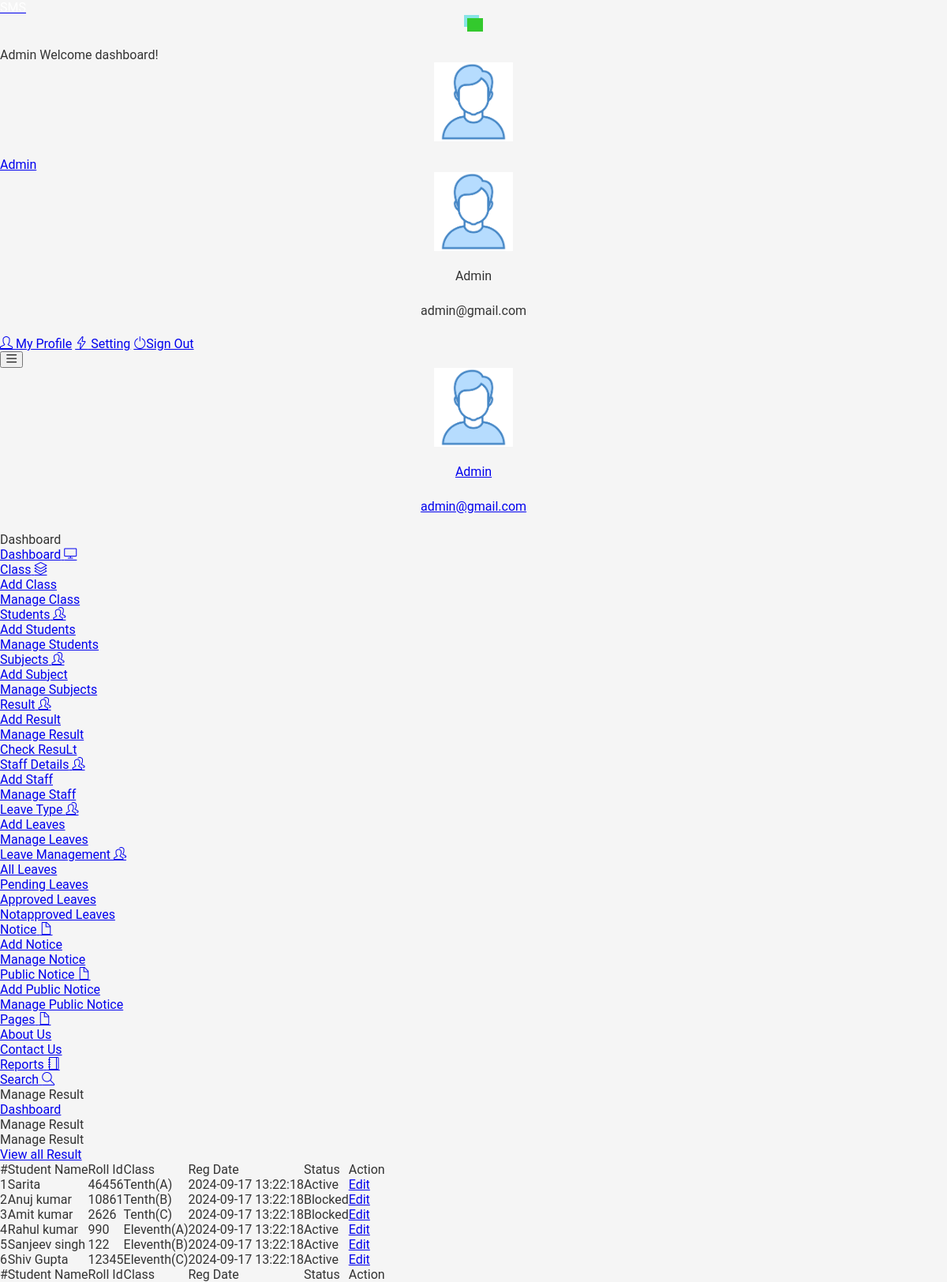
Screenshot of /studentms/admin/manage-results.php (signed in) with the database file from the repository.
### tables this page shows
CREATE TABLE IF NOT EXISTS `tblstudent` (
  `StudentId` int NOT NULL AUTO_INCREMENT,
  `StudentName` varchar(200) DEFAULT NULL,
  `StudentEmail` varchar(200) DEFAULT NULL,
  `StudentClass` varchar(100) DEFAULT NULL,
  `RollId` varchar(100) DEFAULT NULL,
  `ClassId` int NOT NULL,
  `Gender` varchar(50) DEFAULT NULL,
  `DOB` date DEFAULT NULL,
  `StuID` varchar(200) DEFAULT NULL,
  `FatherName` mediumtext,
  `MotherName` mediumtext,
  `ContactNumber` bigint DEFAULT NULL,
  `AltenateNumber` bigint DEFAULT NULL,
  `Address` mediumtext,
  `UserName` varchar(200) DEFAULT NULL,
  `Password` varchar(200) DEFAULT NULL,
  `Image` varchar(200) DEFAULT NULL,
  `RegDate` timestamp NOT NULL DEFAULT CURRENT_TIMESTAMP,
  `DateofAdmission` timestamp NULL DEFAULT CURRENT_TIMESTAMP,
  `Status` int DEFAULT NULL,
  PRIMARY KEY (`StudentId`)
);

### studentms/admin/manage-results.php (the view, shortened to what the rows shown need)
<?php
include('includes/dbconnection.php');
if(strlen($_SESSION['sturecmsaid'])==0)
    {
    header("Location: index.php");
    }
    else{
?>
<!DOCTYPE html>
<html lang="en">
    <head>
    <link rel="stylesheet" href="vendors/simple-line-icons/css/simple-line-icons.css">
    <link rel="stylesheet" href="vendors/flag-icon-css/css/flag-icon.min.css">
    <link rel="stylesheet" href="vendors/css/vendor.bundle.base.css">
    <link rel="stylesheet" href="./vendors/daterangepicker/daterangepicker.css">
    <link rel="stylesheet" href="./vendors/chartist/chartist.min.css">
    <link rel="stylesheet" href="./css/style.css">
    </head>
    <body>
    <div class="container-scroller">
     <?php include_once('includes/header.php');?>
      <div class="container-fluid page-body-wrapper">
        <?php include_once('includes/sidebar.php');?>
        <div class="main-panel">
          <div class="content-wrapper">
            <div class="row">
              <div class="col-md-12 grid-margin stretch-card">
                <div class="card">
                  <div class="card-body">
                                        <div class="table-responsive border rounded p-1">
                                        <table class="table">
                                                    <thead>
                                                        <tr>
                                                            <th class="font-weight-bold">#</th>
                                                            <th class="font-weight-bold">Student Name</th>
                                                            <th class="font-weight-bold">Roll Id</th>
                                                            <th class="font-weight-bold">Class</th>
                                                            <th class="font-weight-bold">Reg Date</th>
                                                            <th class="font-weight-bold">Status</th>
                                                            <th class="font-weight-bold">Action</th>
                                                        </tr>
                                                    </thead>
                                                    <tfoot>
                                                        <tr>
                                                          <th class="font-weight-bold">#</th>
                                                            <th class="font-weight-bold">Student Name</th>
                                                            <th class="font-weight-bold">Roll Id</th>
                                                            <th class="font-weight-bold">Class</th>
                                                            <th class="font-weight-bold">Reg Date</th>
                                                            <th class="font-weight-bold">Status</th>
                                                            <th class="font-weight-bold">Action</th>
                                                        </tr>
                                                    </tfoot>
                                                    <tbody>
<?php $sql = "SELECT  distinct tblstudent.StudentName,tblstudent.RollId,tblstudent.RegDate,tblstudent.StudentId ,tblstudent.Status,tblclass.ClassName,tblclass.Section from tblresult join tblstudent on tblstudent.StudentId =tblresult.StudentId  join tblclass on tblclass.id=tblresult.ClassId";
$query = $dbh->prepare($sql);
$query->execute();
$results=$query->fetchAll(PDO::FETCH_OBJ);
$cnt=1;
if($query->rowCount() > 0)
{
foreach($results as $result)
{   ?>
<tr>
 <td><?php echo htmlentities($cnt);?></td>
                                                            <td><?php echo htmlentities($result->StudentName);?></td>
                                                            <td><?php echo htmlentities($result->RollId);?></td>
                                                            <td><?php echo htmlentities($result->ClassName);?>(<?php echo htmlentities($result->Section);?>)</td>
                                                            <td><?php echo htmlentities($result->RegDate);?></td>
                                                             <td><?php if($result->Status==1){
echo htmlentities('Active');
}
else{
   echo htmlentities('Blocked');
}
                                                                ?></td>
<td>
<a href="edit-result.php?stid=<?php echo htmlentities($result->StudentId);?>" class="btn btn-primary btn-xs">Edit</a>
</td>
</tr>
<?php $cnt=$cnt+1;}} ?>
                                                    </tbody>
                                                </table>
                                            </div>
                                        </div>
                                    </div>
                                                </div>
                                            </div>
                                        </div>
                                    </div>
                                </div>
                            </div>
    </body>
</html>
<?php } ?>

### studentms/admin/includes/header.php (shortened to what the rows shown need)
 <nav class="navbar default-layout-navbar col-lg-12 col-12 p-0 fixed-top d-flex flex-row">
        </div><?php
         $aid= $_SESSION['sturecmsaid'];
$sql="SELECT * from tbladmin where id=:aid";
$query = $dbh -> prepare($sql);
$query->bindParam(':aid',$aid,PDO::PARAM_STR);
$query->execute();
$results=$query->fetchAll(PDO::FETCH_OBJ);
$cnt=1;
if($query->rowCount() > 0)
{
foreach($results as $row)
{               ?>
        <div class="navbar-menu-wrapper d-flex align-items-center flex-grow-1">
          <h5 class="mb-0 font-weight-medium d-none d-lg-flex"><?php  echo htmlentities($row->AdminName);?> Welcome dashboard!</h5>
          <ul class="navbar-nav navbar-nav-right ml-auto">
            <li class="nav-item dropdown d-none d-xl-inline-flex user-dropdown">
              <a class="nav-link dropdown-toggle" id="UserDropdown" href="#" data-toggle="dropdown" aria-expanded="false">
                <img class="img-xs rounded-circle ml-2" src="images/faces/face8.jpg" alt="Profile image"> <span class="font-weight-normal"> <?php  echo htmlentities($row->AdminName);?> </span></a>
              <div class="dropdown-menu dropdown-menu-right navbar-dropdown" aria-labelledby="UserDropdown">
                <div class="dropdown-header text-center">
                  <img class="img-md rounded-circle" src="images/faces/face8.jpg" alt="Profile image">
                  <p class="mb-1 mt-3"><?php  echo htmlentities($row->AdminName);?></p>
                  <p class="font-weight-light text-muted mb-0"><?php  echo htmlentities($row->Email);?></p>
                </div><?php $cnt=$cnt+1;}} ?>
              </div>
            </li>
          </ul>
          <button class="navbar-toggler navbar-toggler-right d-lg-none align-self-center" type="button" data-toggle="offcanvas">
            <span class="icon-menu"></span>
          </button>
        </div>
      </nav>

### studentms/admin/includes/sidebar.php (shortened to what the rows shown need)
<nav class="sidebar sidebar-offcanvas" id="sidebar">
          <ul class="nav">
            <li class="nav-item nav-profile">
              <a href="#" class="nav-link">
                <div class="text-wrapper">
                  <?php
         $aid= $_SESSION['sturecmsaid'];
$sql="SELECT * from tbladmin where id=:aid";
$query = $dbh -> prepare($sql);
$query->bindParam(':aid',$aid,PDO::PARAM_STR);
$query->execute();
$results=$query->fetchAll(PDO::FETCH_OBJ);
$cnt=1;
if($query->rowCount() > 0)
{
foreach($results as $row)
{               ?>
                  <p class="profile-name"><?php  echo htmlentities($row->AdminName);?></p>
                  <p class="designation"><?php  echo htmlentities($row->Email);?></p><?php $cnt=$cnt+1;}} ?>
                </div>
              </a>
            </li>
          </ul>
        </nav>

### rows the page displays
tblstudent: StudentName "Sarita", RollId "46456", ClassName "Tenth", Section "A", RegDate "2024-09-17 13:22:18"
tblstudent: StudentName "Anuj kumar", RollId "10861", ClassName "Tenth", Section "B", RegDate "2024-09-17 13:22:18"
tblstudent: StudentName "Amit kumar", RollId "2626", ClassName "Tenth", Section "C", RegDate "2024-09-17 13:22:18"
tblstudent: StudentName "Rahul kumar", RollId "990", ClassName "Eleventh", Section "A", RegDate "2024-09-17 13:22:18"
tblstudent: StudentName "Sanjeev singh", RollId "122", ClassName "Eleventh", Section "B", RegDate "2024-09-17 13:22:18"
tblstudent: StudentName "Shiv Gupta", RollId "12345", ClassName "Eleventh", Section "C", RegDate "2024-09-17 13:22:18"

### other values shown
$row->AdminName "Admin"
$row->Email "admin@gmail.com"
